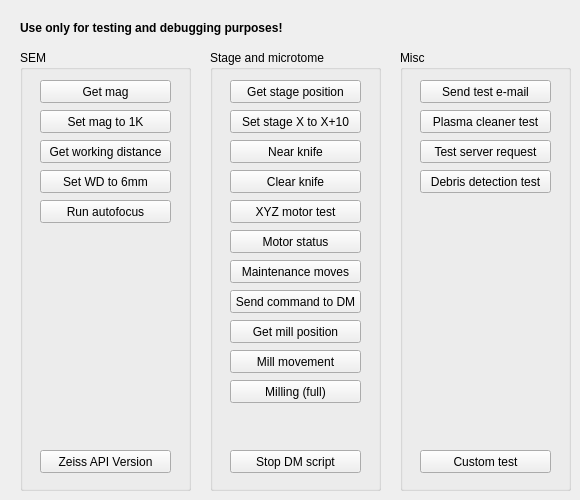
      <widget class="QWidget" name="comTests">
       <attribute name="title">
        <string>Tests</string>
       </attribute>
       <widget class="QLabel" name="label_3">
        <property name="geometry">
         <rect>
          <x>20</x>
          <y>20</y>
          <width>311</width>
          <height>16</height>
         </rect>
        </property>
        <property name="font">
         <font>
          <bold>true</bold>
         </font>
        </property>
        <property name="text">
         <string>Use only for testing and debugging purposes!</string>
        </property>
       </widget>
       <widget class="QGroupBox" name="groupBox_4">
        <property name="geometry">
         <rect>
          <x>20</x>
          <y>50</y>
          <width>171</width>
          <height>441</height>
         </rect>
        </property>
        <property name="title">
         <string>SEM</string>
        </property>
        <widget class="QPushButton" name="pushButton_testGetMag">
         <property name="geometry">
          <rect>
           <x>20</x>
           <y>30</y>
           <width>131</width>
           <height>23</height>
          </rect>
         </property>
         <property name="text">
          <string>Get mag</string>
         </property>
        </widget>
        <widget class="QPushButton" name="pushButton_testSetMag">
         <property name="geometry">
          <rect>
           <x>20</x>
           <y>60</y>
           <width>131</width>
           <height>23</height>
          </rect>
         </property>
         <property name="text">
          <string>Set mag to 1K</string>
         </property>
        </widget>
        <widget class="QPushButton" name="pushButton_testZeissAPIVersion">
         <property name="geometry">
          <rect>
           <x>20</x>
           <y>400</y>
           <width>131</width>
           <height>23</height>
          </rect>
         </property>
         <property name="text">
          <string>Zeiss API Version</string>
         </property>
        </widget>
        <widget class="QPushButton" name="pushButton_testGetFocus">
         <property name="geometry">
          <rect>
           <x>20</x>
           <y>90</y>
           <width>131</width>
           <height>23</height>
          </rect>
         </property>
         <property name="text">
          <string>Get working distance</string>
         </property>
        </widget>
        <widget class="QPushButton" name="pushButton_testSetFocus">
         <property name="geometry">
          <rect>
           <x>20</x>
           <y>120</y>
           <width>131</width>
           <height>23</height>
          </rect>
         </property>
         <property name="text">
          <string>Set WD to 6mm</string>
         </property>
        </widget>
        <widget class="QPushButton" name="pushButton_testRunAutofocus">
         <property name="geometry">
          <rect>
           <x>20</x>
           <y>150</y>
           <width>131</width>
           <height>23</height>
          </rect>
         </property>
         <property name="text">
          <string>Run autofocus</string>
         </property>
        </widget>
       </widget>
       <widget class="QGroupBox" name="groupBox_6">
        <property name="geometry">
         <rect>
          <x>210</x>
          <y>50</y>
          <width>171</width>
          <height>441</height>
         </rect>
        </property>
        <property name="title">
         <string>Stage and microtome</string>
        </property>
        <widget class="QPushButton" name="pushButton_testGetStage">
         <property name="geometry">
          <rect>
           <x>20</x>
           <y>30</y>
           <width>131</width>
           <height>23</height>
          </rect>
         </property>
         <property name="text">
          <string>Get stage position</string>
         </property>
        </widget>
        <widget class="QPushButton" name="pushButton_testSetStage">
         <property name="geometry">
          <rect>
           <x>20</x>
           <y>60</y>
           <width>131</width>
           <height>23</height>
          </rect>
         </property>
         <property name="text">
          <string>Set stage X to X+10</string>
         </property>
        </widget>
        <widget class="QPushButton" name="pushButton_testNearKnife">
         <property name="geometry">
          <rect>
           <x>20</x>
           <y>90</y>
           <width>131</width>
           <height>23</height>
          </rect>
         </property>
         <property name="text">
          <string>Near knife</string>
         </property>
        </widget>
        <widget class="QPushButton" name="pushButton_testStopDMScript">
         <property name="geometry">
          <rect>
           <x>20</x>
           <y>400</y>
           <width>131</width>
           <height>23</height>
          </rect>
         </property>
         <property name="text">
          <string>Stop DM script</string>
         </property>
        </widget>
        <widget class="QPushButton" name="pushButton_testClearKnife">
         <property name="geometry">
          <rect>
           <x>20</x>
           <y>120</y>
           <width>131</width>
           <height>23</height>
          </rect>
         </property>
         <property name="text">
          <string>Clear knife</string>
         </property>
        </widget>
        <widget class="QPushButton" name="pushButton_testMotors">
         <property name="geometry">
          <rect>
           <x>20</x>
           <y>150</y>
           <width>131</width>
           <height>23</height>
          </rect>
         </property>
         <property name="text">
          <string>XYZ motor test</string>
         </property>
        </widget>
        <widget class="QPushButton" name="pushButton_testSendCommand">
         <property name="geometry">
          <rect>
           <x>20</x>
           <y>240</y>
           <width>131</width>
           <height>23</height>
          </rect>
         </property>
         <property name="text">
          <string>Send command to DM</string>
         </property>
        </widget>
        <widget class="QPushButton" name="pushButton_testMotorStatusDlg">
         <property name="geometry">
          <rect>
           <x>20</x>
           <y>180</y>
           <width>131</width>
           <height>23</height>
          </rect>
         </property>
         <property name="text">
          <string>Motor status</string>
         </property>
        </widget>
        <widget class="QPushButton" name="pushButton_testRunMaintenanceMoves">
         <property name="geometry">
          <rect>
           <x>20</x>
           <y>210</y>
           <width>131</width>
           <height>23</height>
          </rect>
         </property>
         <property name="text">
          <string>Maintenance moves</string>
         </property>
        </widget>
        <widget class="QPushButton" name="pushButton_testMillMov">
         <property name="geometry">
          <rect>
           <x>20</x>
           <y>300</y>
           <width>131</width>
           <height>23</height>
          </rect>
         </property>
         <property name="text">
          <string>Mill movement</string>
         </property>
        </widget>
        <widget class="QPushButton" name="pushButton_testMilling">
         <property name="geometry">
          <rect>
           <x>20</x>
           <y>330</y>
           <width>131</width>
           <height>23</height>
          </rect>
         </property>
         <property name="text">
          <string>Milling (full)</string>
         </property>
        </widget>
        <widget class="QPushButton" name="pushButton_testGetMillPos">
         <property name="geometry">
          <rect>
           <x>20</x>
           <y>270</y>
           <width>131</width>
           <height>23</height>
          </rect>
         </property>
         <property name="text">
          <string>Get mill position</string>
         </property>
        </widget>
       </widget>
       <widget class="QGroupBox" name="groupBox_7">
        <property name="geometry">
         <rect>
          <x>400</x>
          <y>50</y>
          <width>171</width>
          <height>441</height>
         </rect>
        </property>
        <property name="title">
         <string>Misc</string>
        </property>
        <widget class="QPushButton" name="pushButton_testSendEMail">
         <property name="geometry">
          <rect>
           <x>20</x>
           <y>30</y>
           <width>131</width>
           <height>23</height>
          </rect>
         </property>
         <property name="text">
          <string>Send test e-mail</string>
         </property>
        </widget>
        <widget class="QPushButton" name="pushButton_testPlasmaCleaner">
         <property name="geometry">
          <rect>
           <x>20</x>
           <y>60</y>
           <width>131</width>
           <height>23</height>
          </rect>
         </property>
         <property name="text">
          <string>Plasma cleaner test</string>
         </property>
        </widget>
        <widget class="QPushButton" name="pushButton_testServerRequest">
         <property name="geometry">
          <rect>
           <x>20</x>
           <y>90</y>
           <width>131</width>
           <height>23</height>
          </rect>
         </property>
         <property name="text">
          <string>Test server request</string>
         </property>
        </widget>
        <widget class="QPushButton" name="pushButton_testCustom">
         <property name="geometry">
          <rect>
           <x>20</x>
           <y>400</y>
           <width>131</width>
           <height>23</height>
          </rect>
         </property>
         <property name="text">
          <string>Custom test</string>
         </property>
        </widget>
        <widget class="QPushButton" name="pushButton_testDebrisDetection">
         <property name="geometry">
          <rect>
           <x>20</x>
           <y>120</y>
           <width>131</width>
           <height>23</height>
          </rect>
         </property>
         <property name="text">
          <string>Debris detection test</string>
         </property>
        </widget>
       </widget>
      </widget>
